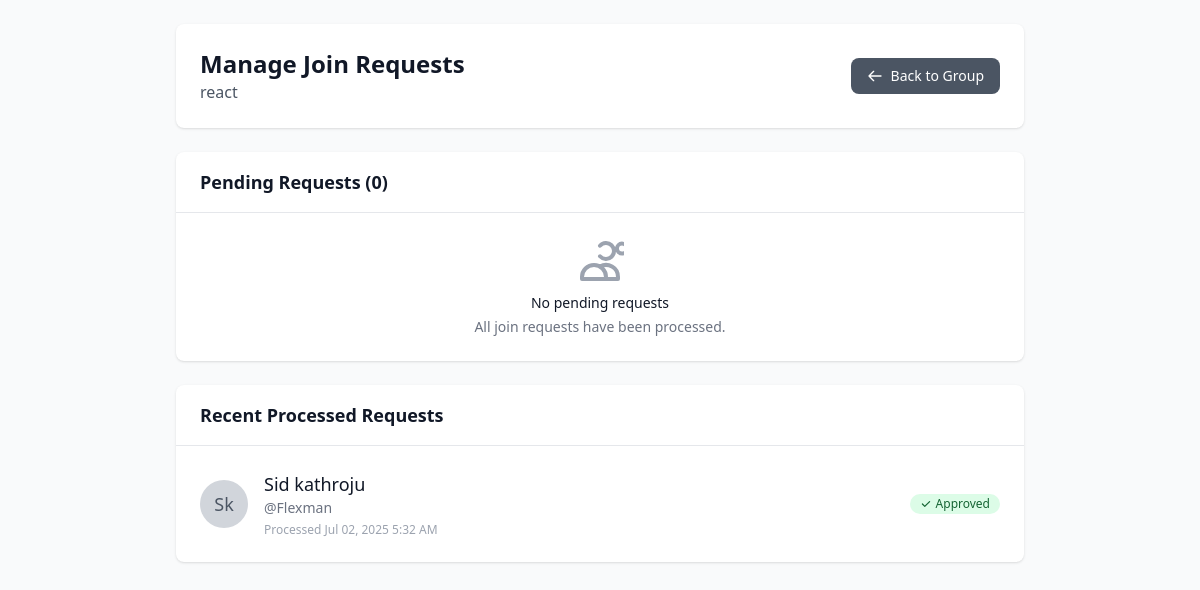
Page /manage-join-requests/5/ (signed in) on the committed database.
### main/models.py (models this page shows, shortened)
class Group(models.Model):
    PRIVACY_CHOICES = [
        ('public', 'Public'),
        ('private', 'Private'),
    ]
    name = models.CharField(max_length=100)
    description = models.TextField(blank=True)
    members = models.ManyToManyField(User, related_name='study_groups')
    created_by = models.ForeignKey(User, on_delete=models.CASCADE, related_name='created_groups')
    created_at = models.DateTimeField(default=timezone.now)
    privacy = models.CharField(max_length=10, choices=PRIVACY_CHOICES, default='public')
    max_members = models.IntegerField(default=50, help_text="Maximum number of members allowed")
    is_active = models.BooleanField(default=True)
    invite_code = models.CharField(max_length=20, unique=True, blank=True, null=True)
    invite_expires_at = models.DateTimeField(null=True, blank=True)
    invite_enabled = models.BooleanField(default=True)

class GroupJoinRequest(models.Model):
    STATUS_CHOICES = [
        ('pending', 'Pending'),
        ('approved', 'Approved'),
        ('rejected', 'Rejected'),
    ]
    user = models.ForeignKey(User, on_delete=models.CASCADE, related_name='group_join_requests')
    group = models.ForeignKey(Group, on_delete=models.CASCADE, related_name='join_requests')
    status = models.CharField(max_length=10, choices=STATUS_CHOICES, default='pending')
    message = models.TextField(blank=True, help_text="Optional message to the group owner")
    created_at = models.DateTimeField(auto_now_add=True)
    updated_at = models.DateTimeField(auto_now=True)
    class Meta:
        unique_together = ['user', 'group']
        ordering = ['-created_at']

### main/views.py (the view)
# urls.py: path('manage-join-requests/<int:group_id>/', views.manage_join_requests, name='manage_join_requests'),
@login_required
def manage_join_requests(request, group_id):
    group = get_object_or_404(Group, id=group_id, created_by=request.user)
    pending_requests = GroupJoinRequest.objects.filter(
        group=group,
        status='pending'
    ).select_related('user')
    processed_requests = GroupJoinRequest.objects.filter(
        group=group,
        status__in=['approved', 'rejected']
    ).select_related('user').order_by('-updated_at')[:10]
    context = {
        'group': group,
        'pending_requests': pending_requests,
        'processed_requests': processed_requests,
    }
    return render(request, 'main/manage_join_requests.html', context)

### main/context_processors.py (called while the page is built)
def unread_messages_count(request):
    if request.user.is_authenticated:
        unread_count = DirectMessage.objects.filter(
            receiver=request.user,
            is_read=False
        ).count()
        return {'unread_messages_count': unread_count}
    return {'unread_messages_count': 0}

### templates/main/manage_join_requests.html (shortened to what this page needs)
{% extends 'main/base_with_sidebar.html' %}
{% block content %}
<div class="max-w-4xl mx-auto p-6">
    <div class="bg-white rounded-lg shadow p-6 mb-6">
        <div class="flex items-center justify-between">
            <div>
                <h1 class="text-2xl font-bold text-gray-900">Manage Join Requests</h1>
                <p class="text-gray-600">{{ group.name }}</p>
            </div>
            <a href="{% url 'group_detail' group.id %}" class="inline-flex items-center px-4 py-2 bg-gray-600 text-white text-sm font-medium rounded-lg hover:bg-gray-700">
                <svg class="w-4 h-4 mr-2" fill="none" stroke="currentColor" viewBox="0 0 24 24">
                    <path stroke-linecap="round" stroke-linejoin="round" stroke-width="2" d="M10 19l-7-7m0 0l7-7m-7 7h18"/>
                </svg>
                Back to Group
            </a>
        </div>
    </div>
    <div class="bg-white rounded-lg shadow mb-6">
        <div class="px-6 py-4 border-b border-gray-200">
            <h2 class="text-lg font-semibold text-gray-900">Pending Requests ({{ pending_requests.count }})</h2>
        </div>
        {% if pending_requests %}
        <div class="divide-y divide-gray-200">
            {% for request in pending_requests %}
            <div class="p-6">
                <div class="flex items-center justify-between">
                    <div class="flex items-center space-x-4">
                        <div class="flex-shrink-0">
                            {% if request.user.userprofile.avatar %}
                            <img class="h-12 w-12 rounded-full" src="{{ request.user.userprofile.avatar.url }}" alt="{{ request.user.username }}">
                            {% else %}
                            <div class="h-12 w-12 rounded-full bg-gray-300 flex items-center justify-center">
                                <span class="text-lg font-medium text-gray-600">{{ request.user.first_name|first }}{{ request.user.last_name|first }}</span>
                            </div>
                            {% endif %}
                        </div>
                        <div>
                            <h3 class="text-lg font-medium text-gray-900">{{ request.user.first_name }} {{ request.user.last_name }}</h3>
                            <p class="text-sm text-gray-500">@{{ request.user.username }}</p>
                            {% if request.message %}
                            <p class="text-sm text-gray-600 mt-1">{{ request.message }}</p>
                            {% endif %}
                            <p class="text-xs text-gray-400 mt-1">Requested {{ request.created_at|date:"M d, Y g:i A" }}</p>
                        </div>
                    </div>
                    <div class="flex space-x-2">
                        <form method="post" action="{% url 'approve_join_request' request.id %}" class="inline">
                            {% csrf_token %}
                            <button type="submit" class="inline-flex items-center px-3 py-2 bg-green-600 text-white text-sm font-medium rounded-lg hover:bg-green-700">
                                <svg class="w-4 h-4 mr-1" fill="none" stroke="currentColor" viewBox="0 0 24 24">
                                    <path stroke-linecap="round" stroke-linejoin="round" stroke-width="2" d="M5 13l4 4L19 7"/>
                                </svg>
                                Approve
                            </button>
                        </form>
                        <form method="post" action="{% url 'reject_join_request' request.id %}" class="inline">
                            {% csrf_token %}
                            <button type="submit" class="inline-flex items-center px-3 py-2 bg-red-600 text-white text-sm font-medium rounded-lg hover:bg-red-700">
                                <svg class="w-4 h-4 mr-1" fill="none" stroke="currentColor" viewBox="0 0 24 24">
                                    <path stroke-linecap="round" stroke-linejoin="round" stroke-width="2" d="M6 18L18 6M6 6l12 12"/>
                                </svg>
                                Reject
                            </button>
                        </form>
                    </div>
                </div>
            </div>
            {% endfor %}
        </div>
        {% else %}
        <div class="p-6 text-center">
            <svg class="mx-auto h-12 w-12 text-gray-400" fill="none" viewBox="0 0 24 24" stroke="currentColor">
                <path stroke-linecap="round" stroke-linejoin="round" stroke-width="2" d="M12 4.354a4 4 0 110 5.292M15 21H3v-1a6 6 0 0112 0v1zm0 0h6v-1a6 6 0 00-9-5.197m13.5-9a2.5 2.5 0 11-5 0 2.5 2.5 0 015 0z"/>
            </svg>
            <h3 class="mt-2 text-sm font-medium text-gray-900">No pending requests</h3>
            <p class="mt-1 text-sm text-gray-500">All join requests have been processed.</p>
        </div>
        {% endif %}
    </div>
    {% if processed_requests %}
    <div class="bg-white rounded-lg shadow">
        <div class="px-6 py-4 border-b border-gray-200">
            <h2 class="text-lg font-semibold text-gray-900">Recent Processed Requests</h2>
        </div>
        <div class="divide-y divide-gray-200">
            {% for request in processed_requests %}
            <div class="p-6">
                <div class="flex items-center justify-between">
                    <div class="flex items-center space-x-4">
                        <div class="flex-shrink-0">
                            {% if request.user.userprofile.avatar %}
                            <img class="h-12 w-12 rounded-full" src="{{ request.user.userprofile.avatar.url }}" alt="{{ request.user.username }}">
                            {% else %}
                            <div class="h-12 w-12 rounded-full bg-gray-300 flex items-center justify-center">
                                <span class="text-lg font-medium text-gray-600">{{ request.user.first_name|first }}{{ request.user.last_name|first }}</span>
                            </div>
                            {% endif %}
                        </div>
                        <div>
                            <h3 class="text-lg font-medium text-gray-900">{{ request.user.first_name }} {{ request.user.last_name }}</h3>
                            <p class="text-sm text-gray-500">@{{ request.user.username }}</p>
                            <p class="text-xs text-gray-400 mt-1">Processed {{ request.updated_at|date:"M d, Y g:i A" }}</p>
                        </div>
                    </div>
                    <div class="flex items-center">
                        {% if request.status == 'approved' %}
                        <span class="inline-flex items-center px-2.5 py-0.5 rounded-full text-xs font-medium bg-green-100 text-green-800">
                            <svg class="w-3 h-3 mr-1" fill="currentColor" viewBox="0 0 20 20">
                                <path fill-rule="evenodd" d="M16.707 5.293a1 1 0 010 1.414l-8 8a1 1 0 01-1.414 0l-4-4a1 1 0 011.414-1.414L8 12.586l7.293-7.293a1 1 0 011.414 0z" clip-rule="evenodd"/>
                            </svg>
                            Approved
                        </span>
                        {% endif %}
                    </div>
                </div>
            </div>
            {% endfor %}
        </div>
    </div>
    {% endif %}
</div>
{% endblock %}

### rows in the picture
Group: name "react"
GroupJoinRequest: user.first_name|first "S", user.last_name|first "k", user.first_name "Sid", user.last_name "kathroju", user.username "Flexman", updated_at "Jul 02, 2025 5:32 AM", status "approved" (drawn)

### other values in the picture
{{ pending_requests.count }} "0"
